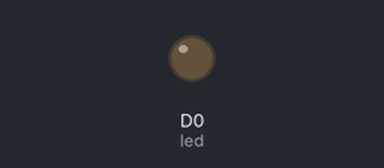
Recording of a sketch running on a simulated ESP8266 (NodeMCU). On the bench: output pins drawn as LEDs (lit = HIGH).

Above: at 0.15 s.
At 8.25 s:
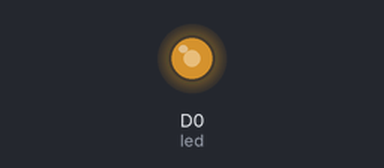
Timing chart, 0 to 8.2 s (numbered marks = the images above):
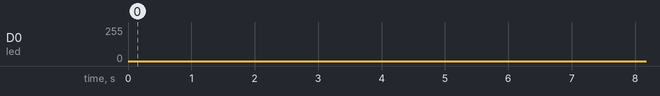

The sketch:

analog-light.ino
```cpp
int led = D0;
bool up;
int level;
int MAX_BRIGHTNESS = 255;
int MIN_BRIGHTNESS = 0;
char brightnessStr[3];

void setup() {
	pinMode(led, OUTPUT);
  up = true;
  level = MIN_BRIGHTNESS;
}

void loop() {

  analogWrite(led, level);

  //sprintf(brightnessStr, "%d", level);
  //Particle.publish("level-reading", brightnessStr, PUBLIC);

  if (level == MIN_BRIGHTNESS) {
    up = true;
  } else if (level == MAX_BRIGHTNESS) {
    up = false;
  }

  if (up) {
    level = level + 1;
  } else {
    level = level - 1;
  }

	delay(1);

}
```
